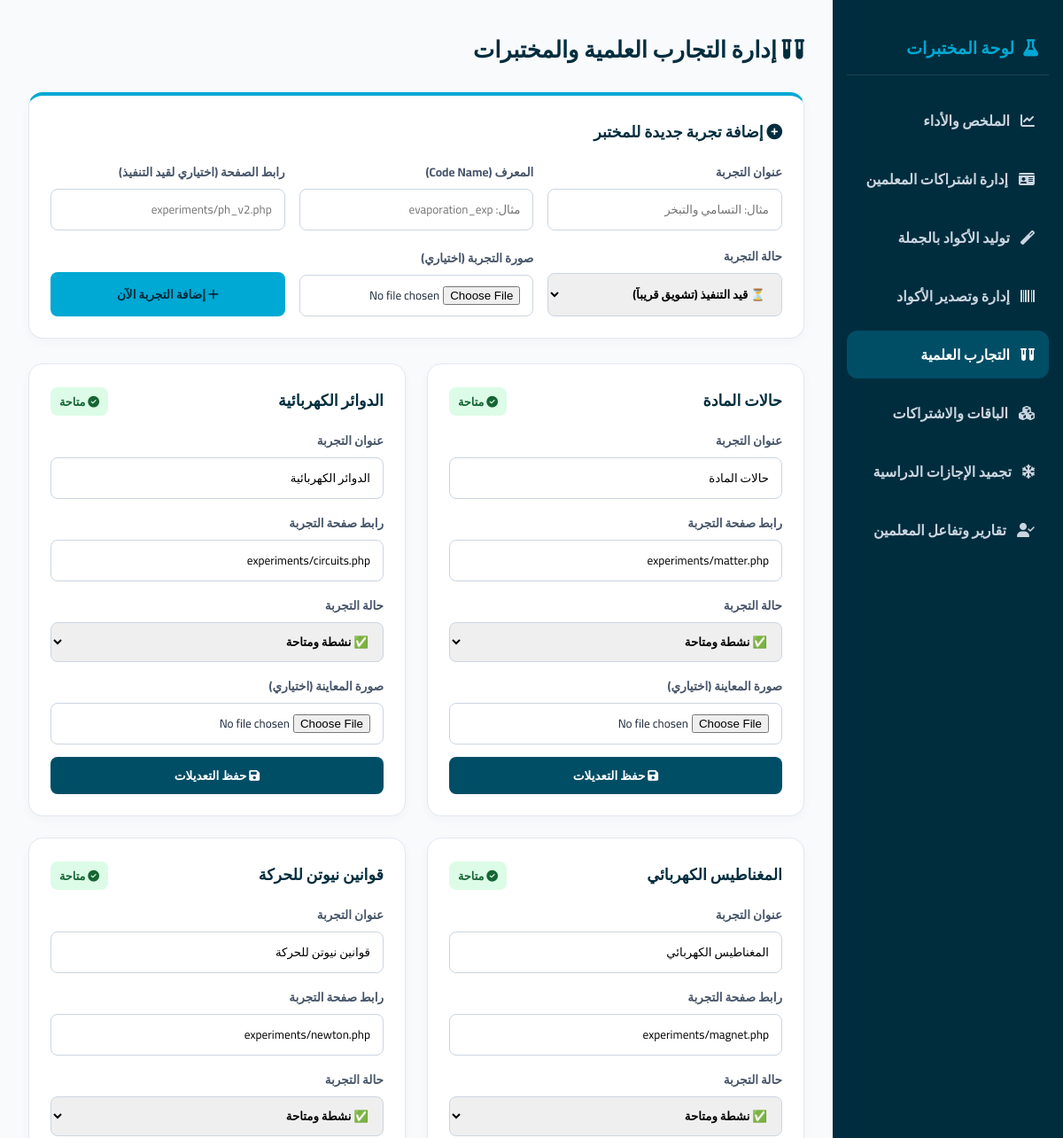
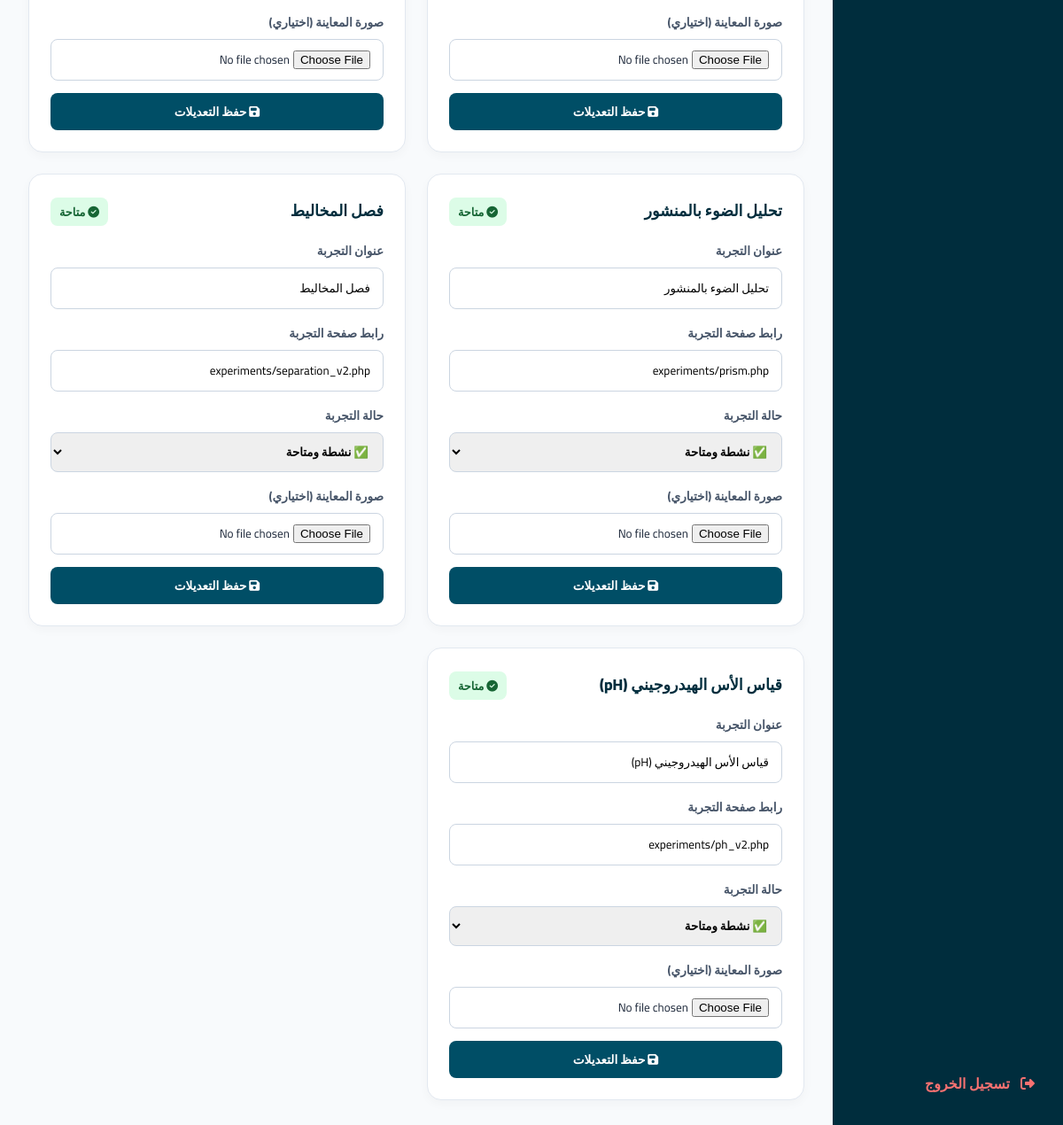
The page /admin/experiments.php (signed in) on the database its author committed (2 pictures, top to bottom).
### tables this page shows
CREATE TABLE IF NOT EXISTS `experiments` (
  `id` int(11) NOT NULL AUTO_INCREMENT,
  `code_name` varchar(50) NOT NULL,
  `title` varchar(100) NOT NULL,
  `page_url` varchar(100) NOT NULL,
  `image_url` varchar(255) DEFAULT NULL,
  `is_active` tinyint(4) DEFAULT 1 COMMENT '1=نشطة, 0=معطلة, 2=قيد التنفيذ/قريباً',
  `created_at` timestamp NOT NULL DEFAULT current_timestamp(),
  PRIMARY KEY (`id`),
  UNIQUE KEY `code_name` (`code_name`)
);

### functions.php (called while the page is built, shortened)
<?php
require_once __DIR__ . '/config.php';
function getAllExperiments($active_only = false) {
    global $conn;
    $query = "SELECT * FROM experiments";
    $query .= " ORDER BY id ASC";
    $result = mysqli_query($conn, $query);
    return $result ? $result->fetch_all(MYSQLI_ASSOC) : [];
}

### admin/experiments.php (the view, shortened to what this page needs)
<?php
$experiments = getAllExperiments();
?>
<!DOCTYPE html>
<html lang="ar" dir="rtl">
<head>
    <link rel="stylesheet" href="https://cdnjs.cloudflare.com/ajax/libs/font-awesome/6.4.0/css/all.min.css">
</head>
<body>
    <div class="sidebar">
        <div class="sidebar-brand"><i class="fas fa-flask"></i> لوحة المختبرات</div>
        <a href="index.php" class="nav-item"><i class="fas fa-chart-line"></i> الملخص والأداء</a>
        <a href="manage_subscriptions.php" class="nav-item"><i class="fas fa-id-card"></i> إدارة اشتراكات المعلمين</a>
        <a href="create_codes.php" class="nav-item"><i class="fas fa-magic"></i> توليد الأكواد بالجملة</a>
        <a href="manage_codes.php" class="nav-item"><i class="fas fa-barcode"></i> إدارة وتصدير الأكواد</a>
        <a href="experiments.php" class="nav-item active"><i class="fas fa-vials"></i> التجارب العلمية</a>
        <a href="packages.php" class="nav-item"><i class="fas fa-cubes"></i> الباقات والاشتراكات</a>
        <a href="system_freeze.php" class="nav-item"><i class="fas fa-snowflake"></i> تجميد الإجازات الدراسية</a>
        <a href="statistics.php" class="nav-item"><i class="fas fa-user-check"></i> تقارير وتفاعل المعلمين</a>
        <a href="auth.php?logout=1" class="nav-item" style="margin-top: auto; color: #f87171;"><i class="fas fa-sign-out-alt"></i> تسجيل الخروج</a>
    </div>
    <div class="main-content">
        <div class="page-title"><i class="fas fa-vials"></i> إدارة التجارب العلمية والمختبرات</div>
        <div class="card" style="margin-bottom: 28px; border-top: 4px solid var(--accent);">
            <div class="card-title" style="margin-bottom: 16px;"><i class="fas fa-plus-circle"></i> إضافة تجربة جديدة للمختبر</div>
            <form method="POST" enctype="multipart/form-data" style="display: grid; grid-template-columns: repeat(auto-fit, minmax(200px, 1fr)); gap: 16px; align-items: end;">
                <div class="form-group" style="margin-bottom: 0;">
                    <label>عنوان التجربة</label>
                    <input type="text" name="title" placeholder="مثال: التسامي والتبخر" required>
                </div>
                <div class="form-group" style="margin-bottom: 0;">
                    <label>المعرف (Code Name)</label>
                    <input type="text" name="code_name" placeholder="مثال: evaporation_exp" required>
                </div>
                <div class="form-group" style="margin-bottom: 0;">
                    <label>رابط الصفحة (اختياري لقيد التنفيذ)</label>
                    <input type="text" name="page_url" placeholder="experiments/ph_v2.php">
                </div>
                <div class="form-group" style="margin-bottom: 0;">
                    <label>حالة التجربة</label>
                    <select name="is_active" style="width: 100%; padding: 10px 14px; border: 1px solid #cbd5e1; border-radius: 8px; outline: none; font-family: 'Cairo'; font-weight: 700;">
                        <option value="2" selected>⏳ قيد التنفيذ (تشويق قريباً)</option>
                    </select>
                </div>
                <div class="form-group" style="margin-bottom: 0;">
                    <label>صورة التجربة (اختياري)</label>
                    <input type="file" name="exp_image" accept="image/*">
                </div>
                <div>
                    <button type="submit" name="add_exp" class="btn" style="background: var(--accent); color: var(--dark); padding: 12px 20px; width: 100%; font-weight: 800;"><i class="fas fa-plus"></i> إضافة التجربة الآن</button>
                </div>
            </form>
        </div>
        <div class="grid">
            <?php foreach ($experiments as $exp): ?>
                <div class="card">
                    <div class="card-header">
                        <div class="card-title"><?=htmlspecialchars($exp['title'])?></div>
                        <div>
                            <?php if ($exp['is_active'] == 1): ?>
                                <span style="background:#dcfce7; color:#166534; padding:4px 10px; border-radius:8px; font-weight:700; font-size:0.8rem;"><i class="fas fa-check-circle"></i> متاحة</span>
                            <?php elseif ($exp['is_active'] == 2): ?>
                                <span style="background:#fef3c7; color:#92400e; padding:4px 10px; border-radius:8px; font-weight:700; font-size:0.8rem;"><i class="fas fa-hourglass-half"></i> قيد التنفيذ</span>
                            <?php else: ?>
                                <span style="background:#f1f5f9; color:#64748b; padding:4px 10px; border-radius:8px; font-weight:700; font-size:0.8rem;"><i class="fas fa-ban"></i> معطلة</span>
                            <?php endif; ?>
                        </div>
                    </div>
                    <form method="POST" enctype="multipart/form-data">
                        <div class="form-group">
                            <label>عنوان التجربة</label>
                            <input type="text" name="title" value="<?=htmlspecialchars($exp['title'])?>" required>
                        </div>
                        <div class="form-group">
                            <label>رابط صفحة التجربة</label>
                            <input type="text" name="page_url" value="<?=htmlspecialchars($exp['page_url'])?>">
                        </div>
                        <div class="form-group">
                            <label>حالة التجربة</label>
                            <select name="is_active" style="width: 100%; padding: 8px 12px; border: 1px solid #cbd5e1; border-radius: 8px; outline: none; font-family: 'Cairo'; font-weight: 700;">
                                <option value="1" <?=$exp['is_active'] == 1 ? 'selected' : ''?>>✅ نشطة ومتاحة</option>
                            </select>
                        </div>
                        <div class="form-group">
                            <label>صورة المعاينة (اختياري)</label>
                            <input type="file" name="exp_image" accept="image/*">
                        </div>
                        <button type="submit" name="update_exp" class="btn" style="width:100%;"><i class="fas fa-save"></i> حفظ التعديلات</button>
                    </form>
                </div>
            <?php endforeach; ?>
        </div>
    </div>
</body>
</html>

### admin/experiments.php (style rules this page uses)
:root { --main: #004e66; --dark: #002d3d; --light: #f8fafc; --accent: #00a8d4; }
* { margin: 0; padding: 0; box-sizing: border-box; font-family: 'Cairo', sans-serif; }
body { background: var(--light); color: #1e293b; display: flex; min-height: 100vh; }
.sidebar { width: 260px; background: var(--dark); color: white; padding: 24px 16px; display: flex; flex-direction: column; gap: 12px; }
.sidebar-brand { font-size: 1.2rem; font-weight: 800; padding: 12px; color: var(--accent); display: flex; align-items: center; gap: 10px; border-bottom: 1px solid rgba(255,255,255,0.1); margin-bottom: 12px; }
.nav-item { display: flex; align-items: center; gap: 12px; padding: 12px 16px; color: #cbd5e1; text-decoration: none; border-radius: 12px; font-weight: 600; transition: 0.2s; }
.nav-item:hover, .nav-item.active { background: var(--main); color: white; }
.main-content { flex: 1; padding: 32px; overflow-y: auto; }
.page-title { font-size: 1.6rem; font-weight: 800; color: var(--dark); margin-bottom: 24px; }
.grid { display: grid; grid-template-columns: repeat(auto-fit, minmax(300px, 1fr)); gap: 24px; }
.card { background: white; border-radius: 16px; padding: 24px; border: 1px solid #e2e8f0; box-shadow: 0 4px 12px rgba(0,0,0,0.03); }
.card-header { display: flex; justify-content: space-between; align-items: center; margin-bottom: 16px; }
.card-title { font-size: 1.1rem; font-weight: 800; color: var(--dark); }
.btn { padding: 8px 14px; background: var(--main); color: white; text-decoration: none; border-radius: 8px; font-weight: 700; border: none; cursor: pointer; font-size: 0.85rem; }
.form-group { margin-bottom: 14px; }
.form-group label { display: block; font-weight: 700; font-size: 0.85rem; color: #475569; margin-bottom: 6px; }
.form-group input { width: 100%; padding: 10px 14px; border: 1px solid #cbd5e1; border-radius: 8px; outline: none; }

### rows shown on the page
experiments: title "حالات المادة", shows "متاحة", page_url "experiments/matter.php", is_active "✅ نشطة ومتاحة"
experiments: title "الدوائر الكهربائية", shows "متاحة", page_url "experiments/circuits.php", is_active "✅ نشطة ومتاحة"
experiments: title "المغناطيس الكهربائي", shows "متاحة", page_url "experiments/magnet.php", is_active "✅ نشطة ومتاحة"
experiments: title "قوانين نيوتن للحركة", shows "متاحة", page_url "experiments/newton.php", is_active "✅ نشطة ومتاحة"
experiments: title "تحليل الضوء بالمنشور", shows "متاحة", page_url "experiments/prism.php", is_active "✅ نشطة ومتاحة"
experiments: title "فصل المخاليط", shows "متاحة", page_url "experiments/separation_v2.php", is_active "✅ نشطة ومتاحة"
experiments: title "قياس الأس الهيدروجيني (pH)", shows "متاحة", page_url "experiments/ph_v2.php", is_active "✅ نشطة ومتاحة"
